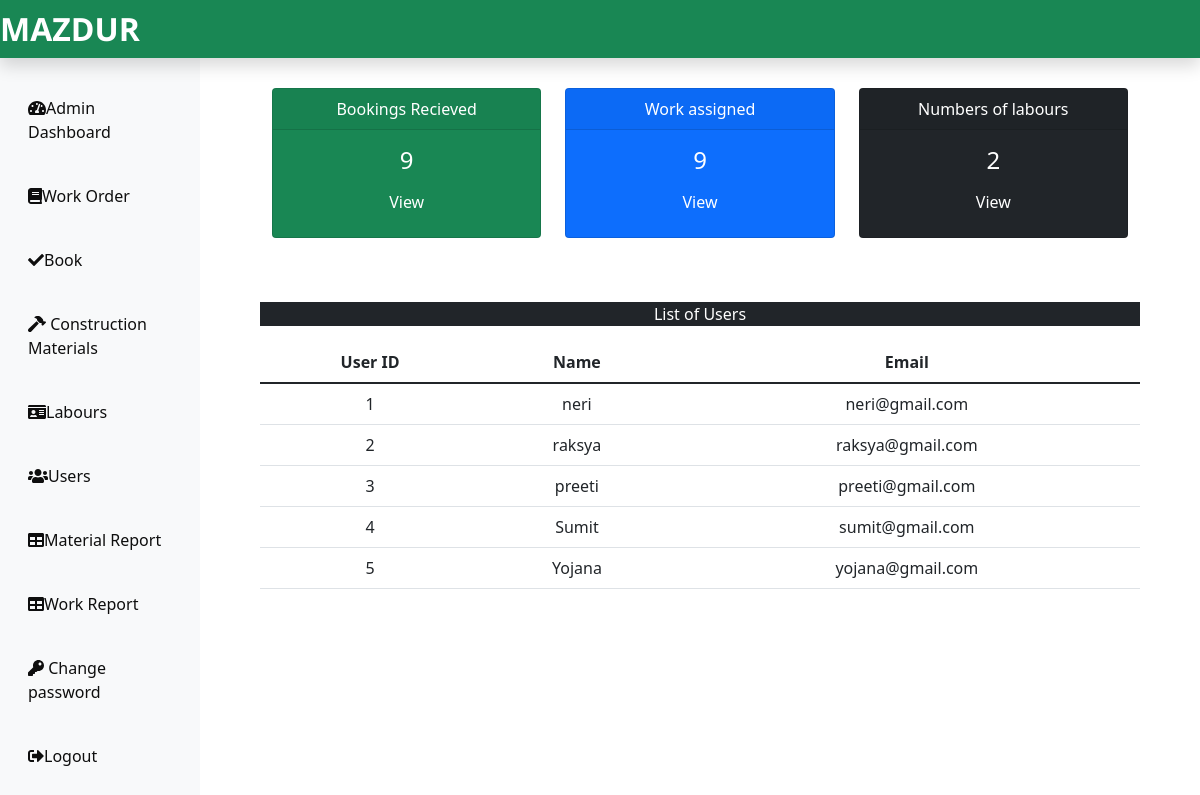
Screenshot of /Admin/admindashboard.php (signed in) with the database file from the repository.
### tables this page shows
CREATE TABLE `userlogin_tb` (
  `u_login_id` int(11) NOT NULL,
  `u_name` varchar(60) NOT NULL,
  `u_email` varchar(60) NOT NULL,
  `u_password` varchar(60) NOT NULL
);

### Admin/admindashboard.php (the view, shortened to what this page needs)
<?php
include('includes/header.php');
include('../dbConnection.php');
$sql = "SELECT max(booking_id) FROM submitbooking_tb";
$result =$conn->query($sql);
$row = $result->fetch_row();
$submitbooking = $row[0];
$sql = "SELECT max(bno) FROM workassign_tb";
$result =$conn->query($sql);
$row = $result->fetch_row();
$workassign = $row[0];
$sql = "SELECT * FROM labours_tb";
$result =$conn->query($sql);
$labours = $result->num_rows;
?>
              <div class="col-sm-9 col-md-10">
                   <div class="row text-center mx-5">
                       <div class="col-sm-4 mt-5">
                           <div class="card text-white bg-success mb-3 " style="max-width:18rem;">
                               <div class="card-header">Bookings Recieved</div>
                                <div class="card-body">
                                <h4 class="card-title"><?php echo $submitbooking; ?></h4>
                                <a class="btn text-white" href="book.php">View</a>
                                </div>
                           </div>
                       </div>
                       <div class="col-sm-4 mt-5">
                           <div class="card text-white bg-primary mb-3 " style="max-width:18rem;">
                               <div class="card-header">Work assigned</div>
                                <div class="card-body">
                                <h4 class="card-title"><?php echo $workassign; ?></h4>
                                <a class="btn text-white" href="work.php">View</a>
                                </div>
                           </div>
                       </div>
                       <div class="col-sm-4 mt-5">
                           <div class="card text-white bg-dark mb-3 " style="max-width:18rem;">
                               <div class="card-header">Numbers of labours</div>
                                <div class="card-body">
                                <h4 class="card-title"><?php echo $labours; ?></h4>
                                <a class="btn text-white" href="labours.php">View</a>
                                </div>
                           </div>
                       </div>
                   </div>
                      <div class="mx-5 mt-5 text-center">
                          <p class="bg-dark text-white">List of Users</p>
                          <?php
                          $sql ="SELECT * FROM userlogin_tb";
                          $result = $conn->query($sql);
                          if($result->num_rows > 0){
                              echo '
                              <table class="table">
                              <thead>
                              <tr>
                              <th scope="col">User ID</th>
                              <th scope="col">Name</th>
                              <th scope="col">Email</th>
                              </tr>
                              </thead>
                              <tbody>';
                              while($row = $result->fetch_assoc()){
                                  echo '<tr>';
                                  echo '<td>'.$row["u_login_id"].'</td>';
                                  echo '<td>'.$row["u_name"].'</td>';
                                  echo '<td>'.$row["u_email"].'</td>';
                                  echo '</tr>';
                              }
                              echo '</tbody>
                              </table>';
                            } else{
                                echo '0Result';
                            }
                          ?>
                      </div>
              </div>
<?php include('includes/footer.php')?>

### Admin/includes/header.php (shortened to what this page needs)
<!DOCTYPE html>
<html lang="en">
<head>
    <link rel="stylesheet" href="../css/bootstrap.min.css">
    <link rel="stylesheet" href="../css/all.min.css">
    <link rel="stylesheet" href="../css/custom.css">
</head>
<body>
    <nav class="navbar navbar-dark fixed-top bg-success flex-md-nowrap p-0 shadow">
        <a class="navbar-brand col-sm-3 col-md-2 mr-0" href="admindashboard.php">MAZDUR</a></nav>
          <div class="container-fluid" style="margin-top:40px;">
            <div class="row" >
                <nav class="col-sm-2 bg-light sidebar py-5 d-print-none" >
                    <div class="sidebar-sticky" >
                        <ul class="nav flex-column"  >
                        <li class="nav-item">
                                <a class="nav-link <?php if(PAGE == 'Admin Dashboard'){echo 'active';} ?>" style="color:#0e0e0e;font-size: 16px"  href="admindashboard.php">
                                    <i class="fas fa-tachometer-alt"></i>Admin Dashboard
                                </a>
                                <br>
                            </li>
                            <li class="nav-item">
                                <a class="nav-link <?php if(PAGE == 'Work Order'){echo 'active';} ?>" style="color:#0e0e0e;font-size: 16px"  href="work.php">
                                    <i class="fas fa-book"></i>Work Order
                                </a>
                                <br>
                            </li>
                            <li class="nav-item">
                                <a class="nav-link <?php if(PAGE == 'Bookings'){echo 'active';} ?>" style="color:#0e0e0e;font-size: 16px" href="book.php">
                                    <i class="fas fa-check"></i>Book
                                </a>
                                <br>
                            </li>
                            <li class="nav-item">
                                <a class="nav-link <?php if(PAGE == 'Construction Materials'){echo 'active';} ?>" style="color:#0e0e0e;font-size: 16px" href="consmat.php">
                                    <i  class="fas fa-hammer"></i> Construction Materials
                                </a>
                                <br>
                            </li>
                            <li class="nav-item">
                                <a class="nav-link <?php if(PAGE == 'Labours'){echo 'active';} ?>" style="color:#0e0e0e;font-size: 16px" href="labours.php">
                                    <i class="fas fa-id-card" aria-hidden="true"></i>Labours
                                </a>
                                <br>
                            </li>
                            <li class="nav-item">
                                <a class="nav-link <?php if(PAGE == 'Users'){echo 'active';} ?>" style="color:#0e0e0e;font-size: 16px" href="users.php">
                                    <i class="fas fa-users" aria-hidden="true"></i>Users
                                </a>
                                <br>
                            </li>
                            <li class="nav-item">
                                <a class="nav-link <?php if(PAGE == 'Material Report'){echo 'active';} ?>" style="color:#0e0e0e;font-size: 16px" href="soldmatrep.php">
                                    <i class="fas fa-table" aria-hidden="true"></i>Material Report
                                </a>
                                <br>
                            </li>
                            <li class="nav-item">
                                <a class="nav-link ?php if(PAGE == 'Work Report'){echo 'active';} ?>" style="color:#0e0e0e;font-size: 16px" href="workreport.php">
                                    <i class="fas fa-table" aria-hidden="true"></i>Work Report
                                </a>
                                <br>
                            </li>
                            <li class="nav-item">
                                <a class="nav-link ?php if(PAGE == 'Change Password'){echo 'active';} ?>" style="color:#0e0e0e;font-size: 16px" href="Changepass.php">
                                    <i class="fas fa-key"></i> Change password
                                </a>
                                <br>
                            </li>
                            <li class="nav-item">
                                <a class="nav-link" style="color:#0e0e0e;font-size: 16px" href="../index.php">
                                    <i class="fas fa-sign-out-alt" aria-hidden="true"></i>Logout
                                </a>
                            </li>
                        </ul>
                    </div>
              </nav>

### Admin/includes/footer.php (shortened to what this page needs)
</div>
        </div>
</body>
</html>

### css/custom.css (style rules this page uses)
.navbar-brand { font-family: 'Open Sans', sans-serif; font-size: 2em; font-weight: bold; }

### rows the page displays
userlogin_tb: u_login_id "1", u_name "neri", u_email "neri@gmail.com"
userlogin_tb: u_login_id "2", u_name "raksya", u_email "raksya@gmail.com"
userlogin_tb: u_login_id "3", u_name "preeti", u_email "preeti@gmail.com"
userlogin_tb: u_login_id "4", u_name "Sumit", u_email "sumit@gmail.com"
userlogin_tb: u_login_id "5", u_name "Yojana", u_email "yojana@gmail.com"

### other values shown
$submitbooking "9"
$workassign "9"
$labours "2"
